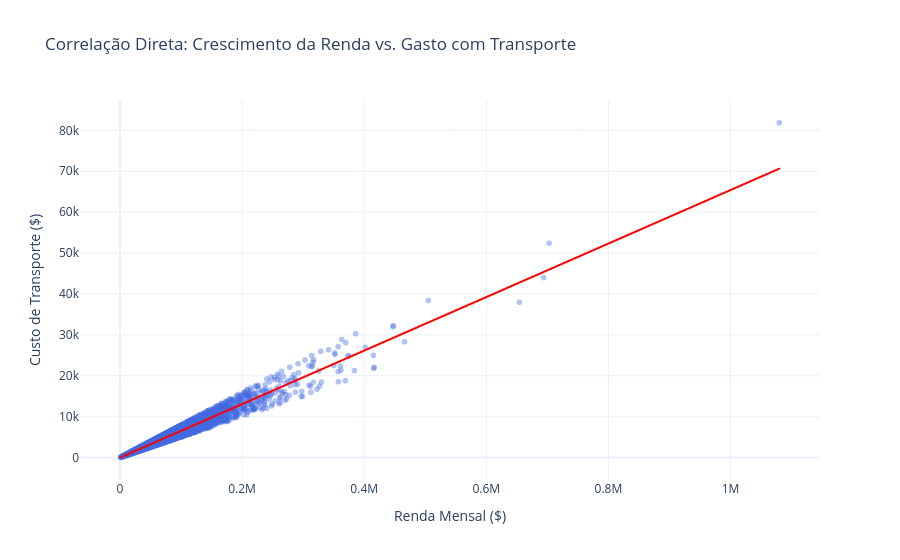

The cell this chart's notebook holds for it:
### Markdown cell above
# Análise de Correlação: Existe um padrão de gasto com transporte?

Antes de segmentarmos por geografia, precisamos entender o comportamento humano básico diante do consumo. A hipótese que testaremos aqui é de que o custo com transporte é ditado primariamente pelo nível de **renda**.

### O Fenômeno da "Acomodação de Estilo de Vida"
Embora o custo fixo de combustíveis ou passagens varie pouco, os dados sugerem que, à medida que a renda sobe, o indivíduo tende a trocar a **eficiência barata** (transporte público) pela **conveniência custosa** (veículos próprios ou aplicativos). Este comportamento ocorre de forma similar tanto em metrópoles quanto no interior.

---
## Análise do gráfico

O gráfico de dispersão abaixo projeta 20.000 registros para verificar se existe uma ligação direta entre o ganho e o gasto. A visualização dos dados evidencia que o gasto com transporte acompanha o crescimento da renda. A linha de tendência reforça este padrão, indicando que o custo de locomoção escala proporcionalmente ao aumento do poder aquisitivo do indivíduo.


---

## O que é a Linha de Tendência?

A linha vermelha é um modelo matemático de **Regressão Linear** conhecido como **OLS** (*Ordinary Least Squares*). Ela não é apenas um traçado visual, mas o resultado de um processo rigoroso de ajuste:



### Como o cálculo é realizado:

1. **Cálculo dos Resíduos:** O algoritmo mede a distância vertical de cada ponto azul (dado real) até a reta (calculada anteriormente).
2. **Penalização por Quadrados:** Essas distâncias são elevadas ao quadrado. Isso evita que erros negativos e positivos se anulem e dá mais peso aos pontos que estão muito distantes da média.
3. **Minimização Global:** O computador testa infinitas posições para a reta até encontrar aquela onde a **soma de todos esses quadrados é a mínima possível**.


A inclinação positiva da reta ($\beta_1 > 0$) prova que o transporte é um **gasto elástico**(aquele que muda significativamente de acordo com a variação da sua renda ou do preço do produto.).

### Code cell
import plotly.express as px

# Criando o gráfico de dispersão para provar a correlação Renda vs. Gasto
fig = px.scatter(
    dados,                          #dataset
    x="Income",                     #eixo x:renda
    y="Transport",                  #eixo y:transporte
    
    
    #trend line desenha uma linha de tendência
    #construido a partir da equação y=ax+b(equação afim)
    trendline="ols",                
    trendline_color_override="red", #apenas para estilizar a linha de tendência
    
    title="Correlação Direta: Crescimento da Renda vs. Gasto com Transporte",
    labels={
        "Income": "Renda Mensal ($)",
        "Transport": "Custo de Transporte ($)"
    },
    
    template="plotly_white",
    opacity=0.4                     
)

#apenas estilizando os pontos para melhorar a visualização
fig.update_traces(marker=dict(size=6, color='royalblue'))

fig.show()

### Figure 1 — Plotly figure (JSON) as saved in the notebook; plotly's stock layout.template omitted (floating-point values rounded to 4 significant figures; data arrays with more than 128 entries replaced by an {"elided": "..."} marker saying what was removed)
{"data": [{"hovertemplate": "Renda Mensal ($)=%{x}<br>Custo de Transporte ($)=%{y}<extra></extra>", "legendgroup": "", "marker": {"color": "royalblue", "opacity": 0.4, "size": 6, "symbol": "circle"}, "mode": "markers", "name": "", "showlegend": false, "type": "scattergl", "x": {"elided": "20000 float values"}, "xaxis": "x", "y": {"elided": "20000 float values"}, "yaxis": "y"}, {"hovertemplate": "<b>OLS trendline</b><br>Transport = 0.065432 * Income + -16.5553<br>R<sup>2</sup>=0.964235<br><br>Renda Mensal ($)=%{x}<br>Custo de Transporte ($)=%{y} <b>(trend)</b><extra></extra>", "legendgroup": "", "line": {"color": "red"}, "marker": {"color": "royalblue", "size": 6, "symbol": "circle"}, "mode": "lines", "name": "", "showlegend": false, "type": "scattergl", "x": {"elided": "20000 float values"}, "xaxis": "x", "y": {"elided": "20000 float values"}, "yaxis": "y"}], "layout": {"legend": {"tracegroupgap": 0}, "title": {"text": "Correlação Direta: Crescimento da Renda vs. Gasto com Transporte"}, "xaxis": {"anchor": "y", "domain": [0, 1], "title": {"text": "Renda Mensal ($)"}}, "yaxis": {"anchor": "x", "domain": [0, 1], "title": {"text": "Custo de Transporte ($)"}}}}
